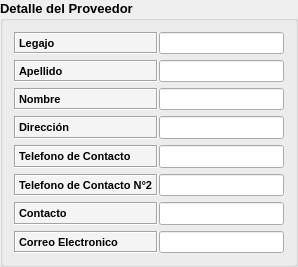
      <widget class="QGroupBox" name="groupBox_2">
       <property name="font">
        <font>
         <family>Arial</family>
         <pointsize>10</pointsize>
         <weight>75</weight>
         <bold>true</bold>
        </font>
       </property>
       <property name="title">
        <string>Detalle del Proveedor</string>
       </property>
       <layout class="QGridLayout" name="gridLayout_5" columnstretch="0,40">
        <property name="horizontalSpacing">
         <number>1</number>
        </property>
        <item row="2" column="0">
         <widget class="QLabel" name="label_cuit">
          <property name="sizePolicy">
           <sizepolicy hsizetype="Expanding" vsizetype="Preferred">
            <horstretch>0</horstretch>
            <verstretch>0</verstretch>
           </sizepolicy>
          </property>
          <property name="font">
           <font>
            <family>System</family>
            <pointsize>8</pointsize>
            <weight>75</weight>
            <bold>true</bold>
           </font>
          </property>
          <property name="styleSheet">
           <string notr="true">#label_cuit{
background-color: #F4F4F4
}</string>
          </property>
          <property name="frameShape">
           <enum>QFrame::Box</enum>
          </property>
          <property name="frameShadow">
           <enum>QFrame::Sunken</enum>
          </property>
          <property name="text">
           <string>Nombre</string>
          </property>
         </widget>
        </item>
        <item row="5" column="0">
         <widget class="QLabel" name="label_tel2">
          <property name="sizePolicy">
           <sizepolicy hsizetype="Expanding" vsizetype="Expanding">
            <horstretch>0</horstretch>
            <verstretch>0</verstretch>
           </sizepolicy>
          </property>
          <property name="font">
           <font>
            <family>System</family>
            <pointsize>8</pointsize>
            <weight>75</weight>
            <bold>true</bold>
           </font>
          </property>
          <property name="styleSheet">
           <string notr="true">#label_tel2{
background-color: #F4F4F4
}</string>
          </property>
          <property name="frameShape">
           <enum>QFrame::Box</enum>
          </property>
          <property name="frameShadow">
           <enum>QFrame::Sunken</enum>
          </property>
          <property name="text">
           <string>Telefono de Contacto N°2</string>
          </property>
         </widget>
        </item>
        <item row="5" column="1">
         <widget class="QLineEdit" name="art_stock_minimo_2">
          <property name="enabled">
           <bool>true</bool>
          </property>
          <property name="sizePolicy">
           <sizepolicy hsizetype="Expanding" vsizetype="Expanding">
            <horstretch>0</horstretch>
            <verstretch>0</verstretch>
           </sizepolicy>
          </property>
          <property name="font">
           <font>
            <family>System</family>
            <pointsize>8</pointsize>
            <weight>75</weight>
            <bold>true</bold>
           </font>
          </property>
          <property name="text">
           <string/>
          </property>
         </widget>
        </item>
        <item row="4" column="0">
         <widget class="QLabel" name="label_tel1">
          <property name="sizePolicy">
           <sizepolicy hsizetype="Expanding" vsizetype="Expanding">
            <horstretch>0</horstretch>
            <verstretch>0</verstretch>
           </sizepolicy>
          </property>
          <property name="font">
           <font>
            <family>System</family>
            <pointsize>8</pointsize>
            <weight>75</weight>
            <bold>true</bold>
           </font>
          </property>
          <property name="styleSheet">
           <string notr="true">#label_tel1{
background-color: #F4F4F4
}</string>
          </property>
          <property name="frameShape">
           <enum>QFrame::Box</enum>
          </property>
          <property name="frameShadow">
           <enum>QFrame::Sunken</enum>
          </property>
          <property name="text">
           <string>Telefono de Contacto</string>
          </property>
         </widget>
        </item>
        <item row="7" column="1">
         <widget class="QLineEdit" name="prov_id_2">
          <property name="sizePolicy">
           <sizepolicy hsizetype="Expanding" vsizetype="Expanding">
            <horstretch>0</horstretch>
            <verstretch>0</verstretch>
           </sizepolicy>
          </property>
          <property name="font">
           <font>
            <family>System</family>
            <pointsize>8</pointsize>
            <weight>75</weight>
            <bold>true</bold>
           </font>
          </property>
          <property name="text">
           <string/>
          </property>
         </widget>
        </item>
        <item row="7" column="0">
         <widget class="QLabel" name="label_correo_electronico">
          <property name="sizePolicy">
           <sizepolicy hsizetype="Expanding" vsizetype="Expanding">
            <horstretch>0</horstretch>
            <verstretch>0</verstretch>
           </sizepolicy>
          </property>
          <property name="font">
           <font>
            <family>System</family>
            <pointsize>8</pointsize>
            <weight>75</weight>
            <bold>true</bold>
           </font>
          </property>
          <property name="styleSheet">
           <string notr="true">#label_correo_electronico{
background-color: #F4F4F4
}</string>
          </property>
          <property name="frameShape">
           <enum>QFrame::Box</enum>
          </property>
          <property name="frameShadow">
           <enum>QFrame::Sunken</enum>
          </property>
          <property name="text">
           <string>Correo Electronico</string>
          </property>
         </widget>
        </item>
        <item row="2" column="1">
         <widget class="QLineEdit" name="art_descripcion_2">
          <property name="enabled">
           <bool>true</bool>
          </property>
          <property name="sizePolicy">
           <sizepolicy hsizetype="Expanding" vsizetype="Expanding">
            <horstretch>0</horstretch>
            <verstretch>0</verstretch>
           </sizepolicy>
          </property>
          <property name="font">
           <font>
            <family>System</family>
            <pointsize>8</pointsize>
            <weight>75</weight>
            <bold>true</bold>
           </font>
          </property>
          <property name="text">
           <string/>
          </property>
         </widget>
        </item>
        <item row="3" column="0">
         <widget class="QLabel" name="label_direccion">
          <property name="sizePolicy">
           <sizepolicy hsizetype="Expanding" vsizetype="Expanding">
            <horstretch>0</horstretch>
            <verstretch>0</verstretch>
           </sizepolicy>
          </property>
          <property name="font">
           <font>
            <family>System</family>
            <pointsize>8</pointsize>
            <weight>75</weight>
            <bold>true</bold>
           </font>
          </property>
          <property name="styleSheet">
           <string notr="true">#label_direccion{
background-color: #F4F4F4
}</string>
          </property>
          <property name="frameShape">
           <enum>QFrame::Box</enum>
          </property>
          <property name="frameShadow">
           <enum>QFrame::Sunken</enum>
          </property>
          <property name="text">
           <string>Dirección</string>
          </property>
         </widget>
        </item>
        <item row="6" column="0">
         <widget class="QLabel" name="label_contacto">
          <property name="sizePolicy">
           <sizepolicy hsizetype="Expanding" vsizetype="Expanding">
            <horstretch>0</horstretch>
            <verstretch>0</verstretch>
           </sizepolicy>
          </property>
          <property name="font">
           <font>
            <family>System</family>
            <pointsize>8</pointsize>
            <weight>75</weight>
            <bold>true</bold>
           </font>
          </property>
          <property name="styleSheet">
           <string notr="true">#label_contacto{
background-color: #F4F4F4
}</string>
          </property>
          <property name="frameShape">
           <enum>QFrame::Box</enum>
          </property>
          <property name="frameShadow">
           <enum>QFrame::Sunken</enum>
          </property>
          <property name="text">
           <string>Contacto</string>
          </property>
         </widget>
        </item>
        <item row="0" column="0">
         <widget class="QLabel" name="label_nombre">
          <property name="sizePolicy">
           <sizepolicy hsizetype="Expanding" vsizetype="Expanding">
            <horstretch>0</horstretch>
            <verstretch>0</verstretch>
           </sizepolicy>
          </property>
          <property name="font">
           <font>
            <family>System</family>
            <pointsize>8</pointsize>
            <weight>75</weight>
            <bold>true</bold>
           </font>
          </property>
          <property name="styleSheet">
           <string notr="true">#label_nombre{
background-color: #F4F4F4
}</string>
          </property>
          <property name="frameShape">
           <enum>QFrame::Box</enum>
          </property>
          <property name="frameShadow">
           <enum>QFrame::Sunken</enum>
          </property>
          <property name="text">
           <string>Legajo</string>
          </property>
         </widget>
        </item>
        <item row="1" column="0">
         <widget class="QLabel" name="label_razon_social">
          <property name="sizePolicy">
           <sizepolicy hsizetype="Expanding" vsizetype="Expanding">
            <horstretch>0</horstretch>
            <verstretch>0</verstretch>
           </sizepolicy>
          </property>
          <property name="font">
           <font>
            <family>System</family>
            <pointsize>8</pointsize>
            <weight>75</weight>
            <bold>true</bold>
           </font>
          </property>
          <property name="styleSheet">
           <string notr="true">#label_razon_social{
background-color: #F4F4F4
}</string>
          </property>
          <property name="frameShape">
           <enum>QFrame::Box</enum>
          </property>
          <property name="frameShadow">
           <enum>QFrame::Sunken</enum>
          </property>
          <property name="text">
           <string>Apellido</string>
          </property>
         </widget>
        </item>
        <item row="1" column="1">
         <widget class="QLineEdit" name="art_cod_barras_2">
          <property name="sizePolicy">
           <sizepolicy hsizetype="Expanding" vsizetype="Expanding">
            <horstretch>0</horstretch>
            <verstretch>0</verstretch>
           </sizepolicy>
          </property>
          <property name="font">
           <font>
            <family>System</family>
            <pointsize>8</pointsize>
            <weight>75</weight>
            <bold>true</bold>
           </font>
          </property>
          <property name="text">
           <string/>
          </property>
         </widget>
        </item>
        <item row="0" column="1">
         <widget class="QLineEdit" name="art_cod_barras_3">
          <property name="sizePolicy">
           <sizepolicy hsizetype="Expanding" vsizetype="Expanding">
            <horstretch>0</horstretch>
            <verstretch>0</verstretch>
           </sizepolicy>
          </property>
          <property name="font">
           <font>
            <family>System</family>
            <pointsize>8</pointsize>
            <weight>75</weight>
            <bold>true</bold>
           </font>
          </property>
          <property name="text">
           <string/>
          </property>
         </widget>
        </item>
        <item row="6" column="1">
         <widget class="QLineEdit" name="lineEdit">
          <property name="sizePolicy">
           <sizepolicy hsizetype="Expanding" vsizetype="Expanding">
            <horstretch>0</horstretch>
            <verstretch>0</verstretch>
           </sizepolicy>
          </property>
         </widget>
        </item>
        <item row="3" column="1">
         <widget class="QLineEdit" name="lineEdit_2">
          <property name="sizePolicy">
           <sizepolicy hsizetype="Expanding" vsizetype="Expanding">
            <horstretch>0</horstretch>
            <verstretch>0</verstretch>
           </sizepolicy>
          </property>
         </widget>
        </item>
        <item row="4" column="1">
         <widget class="QLineEdit" name="lineEdit_3">
          <property name="sizePolicy">
           <sizepolicy hsizetype="Expanding" vsizetype="Expanding">
            <horstretch>0</horstretch>
            <verstretch>0</verstretch>
           </sizepolicy>
          </property>
         </widget>
        </item>
       </layout>
      </widget>
